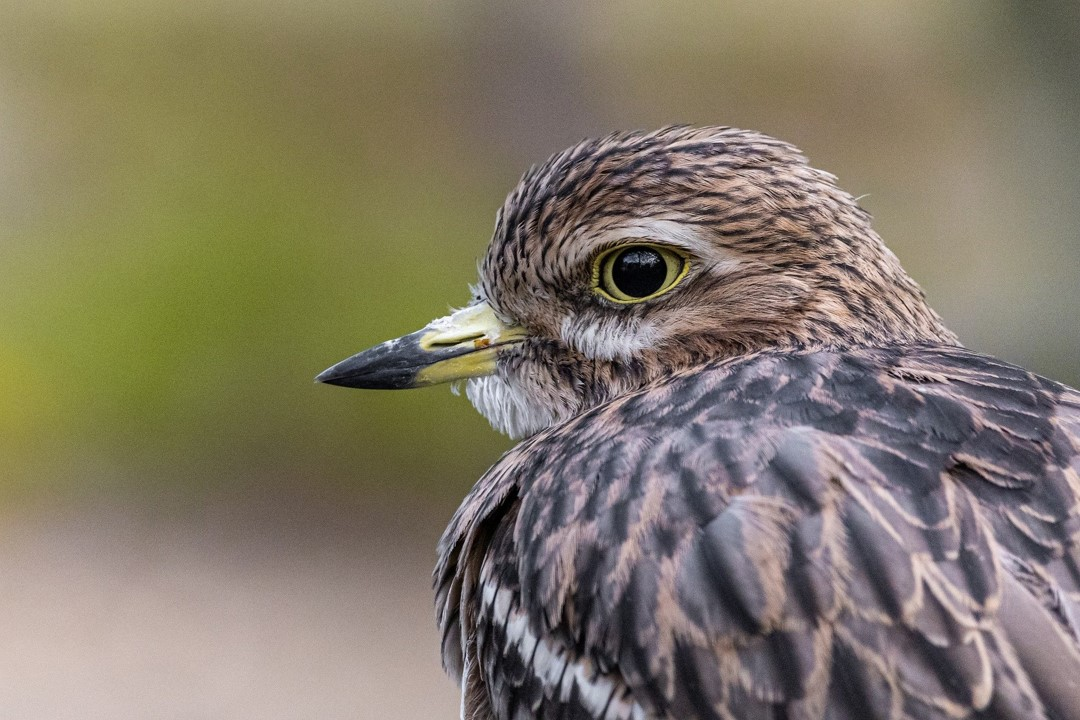
#> input picture AIstudy/아직 정리X/automation/sample_image.jpg, 1080 x 720 px
$ jupyter execute 04-pillow.ipynb   (shell and % lines are left out)
#> lines starting #> are read from the running program, lines starting #| are printed output that depends on the picture
[cell 1]
# 필요 라이브러리 설치

## pillow 기본

[cell 2]
# 대소문자 주의
from PIL import Image

img_path = './sample_image.jpg'
img = Image.open(img_path)
#> img is the input picture: PIL image 1080x720 RGB; mean R, G, B 130.5, 121.9, 104.6
img

[cell 3]
# Practice here!

[cell 4]
print(type(img))
#| <class 'PIL.JpegImagePlugin.JpegImageFile'>
print(img.format)
#| JPEG
print(img.size)
#| (1080, 720)

[cell 5]
# Practice here!

[cell 6]
# 이미지 객체의 속성 사용해서 이미지의 정보를 얻을 수 있습니다.

# 이미지 파일 경로 얻기: filename
# 이미지 파일 형식 얻기: format
# 이미지 모드 얻기: format

print(img.filename)
#| ./sample_image.jpg
print(img.format)
#| JPEG
print(img.mode)
#| RGB

[cell 7]
# Practice here!

[cell 8]
# 이미지 파일 사이즈 얻기: size
# 이미지 파일 너비 얻기: width
# 이미지 파일 높이 얻기: height

print(img.size)  # (width, height) 길이 2인 튜플로 반환
#| (1080, 720)
print(img.width)
#| 1080
print(img.height)
#| 720

# 우클릭으로 이미지 정보 확인

[cell 9]
# Practice here!

[cell 10]
# show() 함수는 화면에 이미지를 띄워서 보여줍니다.
# 기본 이미지 뷰어 앱이 실행

img_path = './sample_image.jpg'
img = Image.open(img_path)
img.show()

[cell 11]
# Practice here!

### resize()

[cell 12]
img_path = './sample_image.jpg'
img = Image.open(img_path)

# 이미지 객체에서만 동작합니다.
w, h = img.size  # (w, h)
#> w = 1080; h = 720
rs_img = img.resize((w, h))
rs_img

[cell 13]
# Practice here!

[cell 14]
rs_img = img.resize((w//2, h//2))
rs_img

[cell 15]
# Practice here!

[cell 16]
rs_img = img.resize((int(w/2), int(h/2)))
rs_img

[cell 17]
# Practice here!

[cell 18]
rs_img = img.resize((int(w//2), int(h//2)))
rs_img

[cell 19]
# Practice here!

### crop()

~~~python

crop_img = img.crop((left, upper, right, lower))

# (left, upper): 이미지에서 자르고자 하는 부분의 왼쪽 위 좌표
# (right, lower): 이미지에서 자르고자 하는 부분의 오른쪽 아래 좌표
# 위 2개의 좌표 정보를 1개의 튜플에 넣어 인자로 전달해야합니다.
~~~

[cell 20]
# Practice here!

[cell 21]
# 가운데 부분 자르기
w, h = img.size

cropped = img.crop((w // 3, h // 3, (w * 2) // 3, (h * 2) // 3))
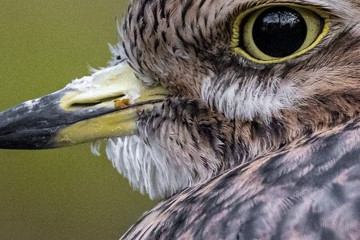
#> cropped: PIL image 360x240 RGB; mean R, G, B 113.7, 108.2, 94.3
cropped

[cell 22]
# Practice here!

### transpose()

~~~python
# 이미지 대칭 함수
flipped_img = img.transpose('대칭 또는 대칭 옵션')
# 이미지 좌우 대칭: Image.FLIP_LEFT_RIGHT
# 이미지 상하 대칭: Image.FLIP_TOP_BOTTO
~~~

[cell 23]
flip_lr_img = img.transpose(Image.FLIP_LEFT_RIGHT)
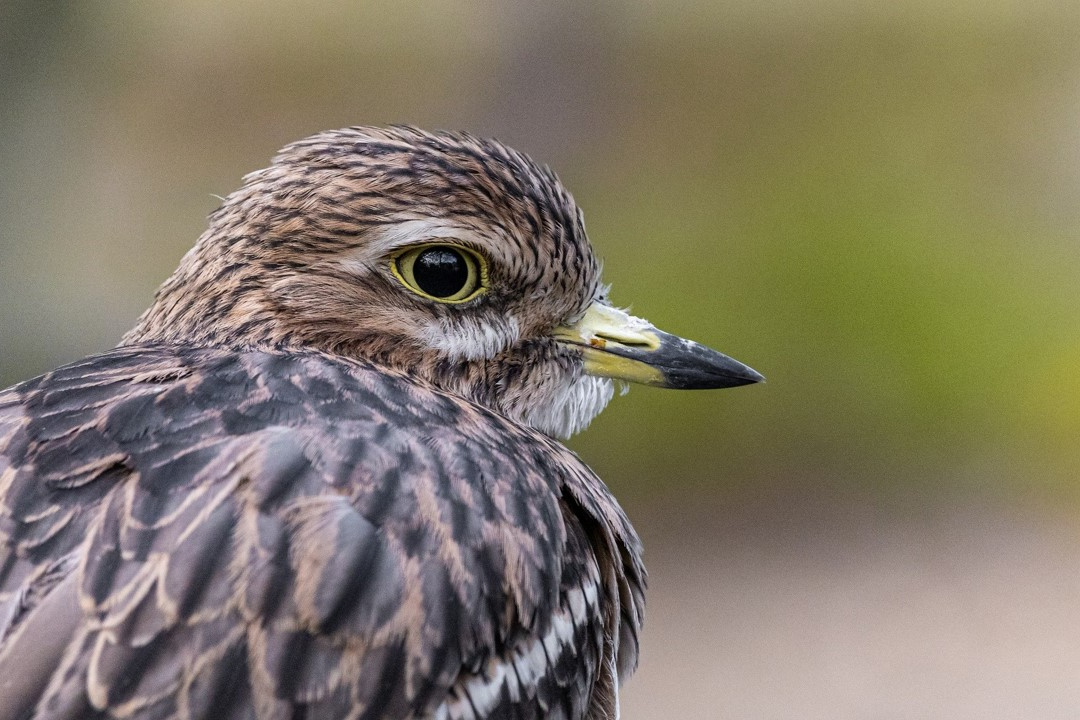
#> flip_lr_img: PIL image 1080x720 RGB; mean R, G, B 130.5, 121.9, 104.6
flip_lr_img.show()

flip_tb_img = img.transpose(Image.FLIP_TOP_BOTTOM)
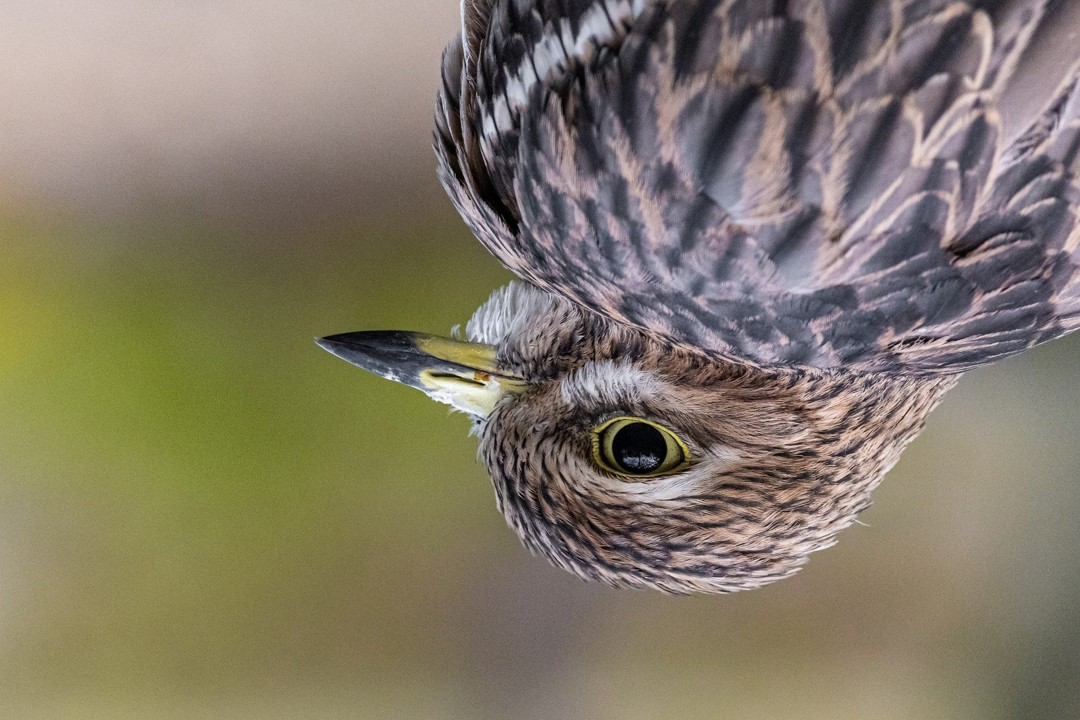
#> flip_tb_img: PIL image 1080x720 RGB; mean R, G, B 130.5, 121.9, 104.6
flip_tb_img.show()

[cell 24]
# Practice here!

### rotate()

~~~python
img.rotate(반시계 방향으로 회전할 각도)
# 이미지를 반시계방향으로 회전합니다
# 90, 180, 270이 아닌 각도로 회전하여 발생하는 여백에 대해서는 검은색으로 채워집니다.
# 원본 이미지의 범위를 벗어나는 부분은 삭제됩니다
~~~

[cell 25]
rot_img = img.rotate(45)
rot_img

[cell 26]
# Practice here!

[cell 27]
rot_img = img.rotate(-45)
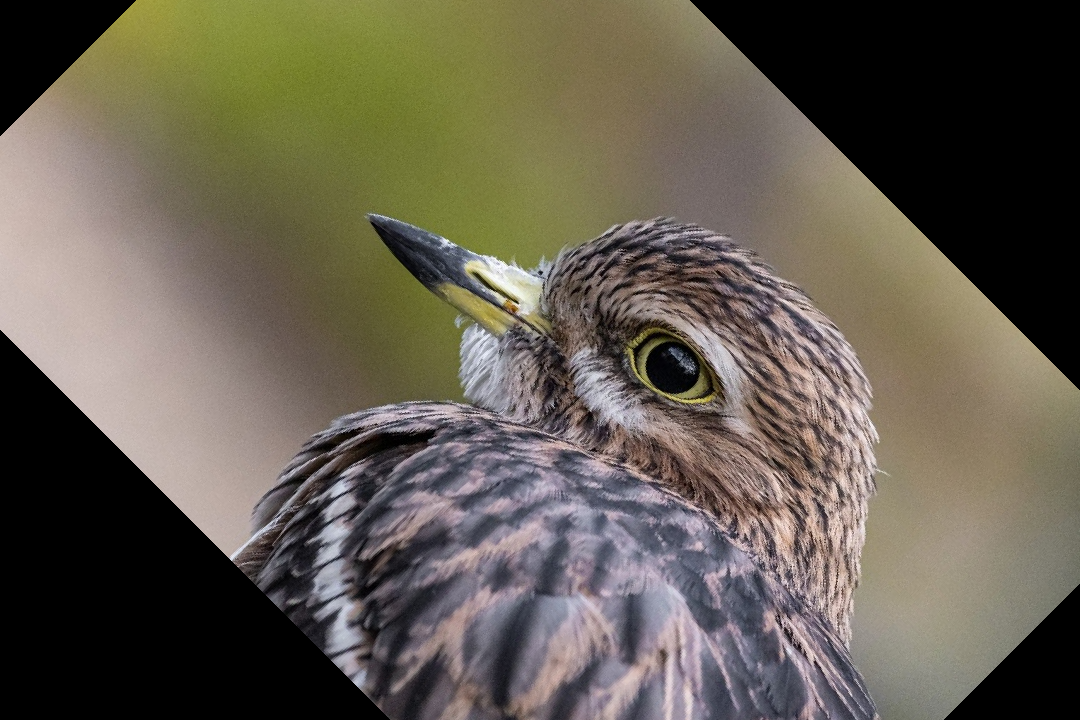
#> rot_img: PIL image 1080x720 RGB; mean R, G, B 100.5, 93.8, 80.7
rot_img

[cell 28]
# Practice here!

### save()

[cell 29]
import os

save_path = os.path.dirname(img_path) + '/fixed_img.jpg'
rot_img = img.rotate(45.6)
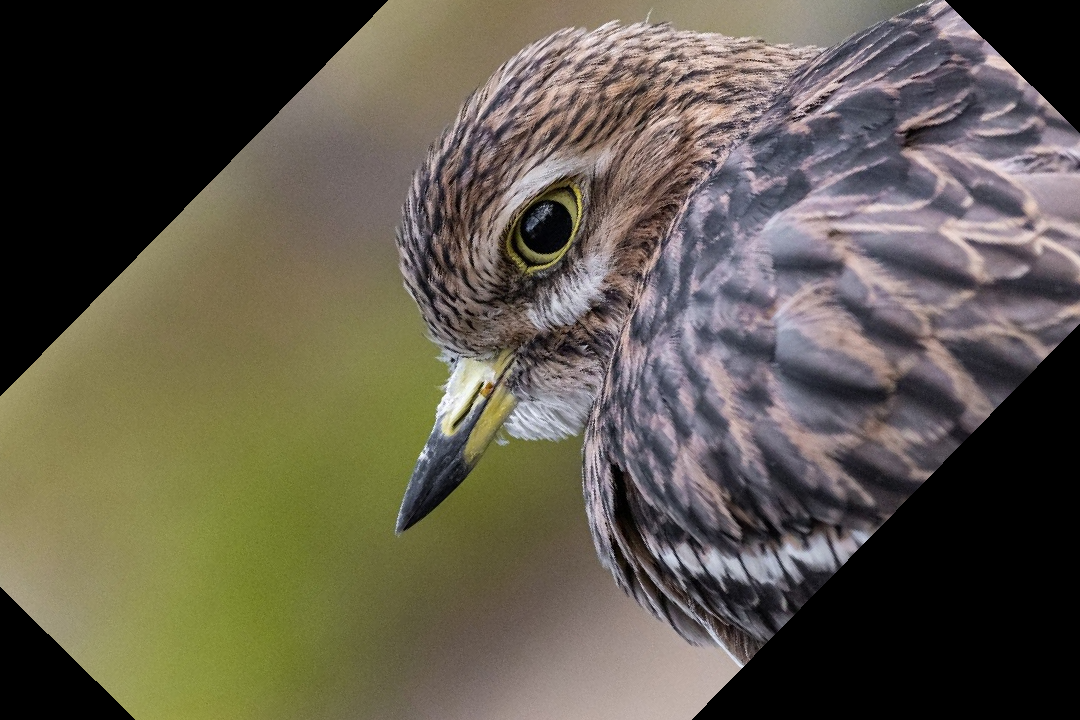
#> rot_img: PIL image 1080x720 RGB; mean R, G, B 95.9, 89.9, 76.7
rot_img.save(save_path)  # 이미지 객체를 전달한 경로로 저장

[cell 30]
# Practice here!

## 이미지에 도형 덧그리기

### ImageDraw.Draw.line()

[cell 31]
from PIL import Image, ImageDraw

~~~python
# img == 이미지 객체
draw = ImageDraw.Draw(img)

# 선 그리기
draw.line(선의 양 끝 좌표, fill=색상, width=선 굵기)

# 선의 양 끝점 좌표. 두 가지 형태가 가능: [x1, y1, x2, y2] 혹은 [(x1, y1), (x2, y2)]
# 좌표를 리스트가 아닌 튜플로 전달해도 됨. (x1, y1, x2, y2) 혹은 ((x1, y1), (x2, y2)) 도 가능
# 선의 색상. 두 가지 형태가 가능: “red”, “blue” 등의 색 명칭 혹은 (R, G, B) 색상 값
# (R, G, B) 색상 값은 튜플로 전달해야함.
# 선 굵기의 단위는 픽셀
~~~

[cell 32]
w, h = img.size

img = Image.open(img_path)

draw = ImageDraw.Draw(img)
# RGB 값으로
draw.line([0, 0, w, h], fill=(255, 0, 0), width=5)

# 컬러를 직접 입력
# 선의 순서는 상관 없음
#draw.line([0, h, w, 0], fill="red", width=5)
draw.line([w, 0, 0, h], fill="red", width=5)

img.show()

# ImageDraw.Draw 객체를 통해 그림을 덧그리면 ‘이미지 객체’가 수정되는 것이지, ‘이미지 파일’이 수정되는 것이 아닙니다.
# 따라서 덧그린 그림을 저장하고 싶다면 ‘Image.save()’ 함수를 이용해 파일로 저장해주어야 합니다.

[cell 33]
# Practice here!

### ImageDraw.Draw.rectangle()

~~~python
draw.rectangle(왼쪽위&오른쪽 아래 꼭지점 좌표, fill=채우기 색상, outline=외곽선 색상, width=외곽선 두께)

# 좌표 값: 왼쪽 위 좌표가 (x1, y1), 오른쪽 아래 좌표가 (x2, y2)라면 [x1, y1, x2, y2] 혹은 [(x1, y1), (x2, y2)] 값을 전달하면 됩니다.
# fill: 색상 이름 문자열 or (R, G, B) or None  # None값으로 지정하거나, 명시하지 않으면 채우기 없음
# outline: fill과 동일
~~~

[cell 34]
# 이미지를 9분할 하여 가운데 부분을 검게 칠하는 예제

img = Image.open(img_path)

w, h = img.size
xy = (w // 3, h // 3, (w * 2) // 3, (h * 2) // 3)
#> xy = (360, 240, 720, 480)

draw = ImageDraw.Draw(img)
draw.rectangle(xy, fill='black')

img.show()

[cell 35]
# Practice here!

### ImageDraw.Draw.ellipse()

~~~python
draw.ellipse(원과 외접하는 사각형의 좌표, fill=채우기 색상, outline=외곽선 색상, width=외곽선 두께)

# draw.ellipse는 원과 외접하는 사각형의 좌표를 통해 원을 표현합니다.
# [x1, y1, x2, y2] 혹은 [(x1, y1), (x2, y2)] 값을 전달하면 됩니다.
# fill: 색상 이름 문자열 or (R, G, B) or None  # None값으로 지정하거나, 명시하지 않으면 채우기 없음
# outline: fill과 동일
~~~

[cell 36]
img = Image.open(img_path)
w, h = img.size

draw = ImageDraw.Draw(img)
xy = [200, 200, 770, 500]
draw.ellipse(xy, outline=(0, 255, 0), width=5)

img.show()
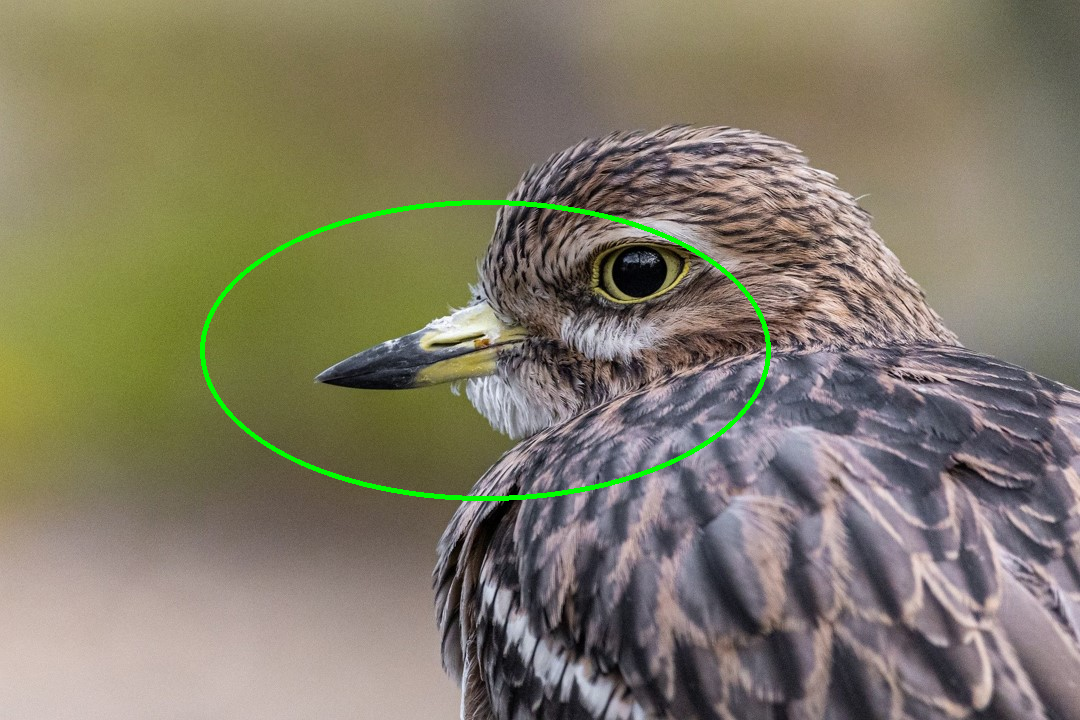
#> shown: PIL image 1080x720 RGB; mean R, G, B 129.5, 123.2, 103.8

$ run again, with AIstudy/아직 정리X/automation/sheeps.jpg copied over AIstudy/아직 정리X/automation/sample_image.jpg
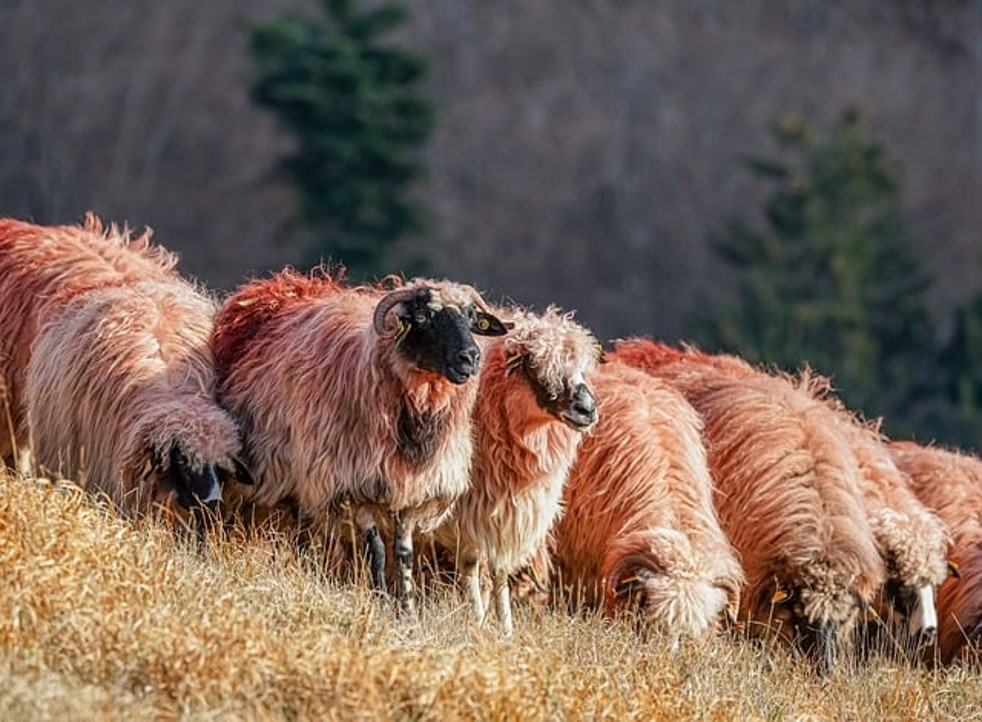
#> input picture AIstudy/아직 정리X/automation/sheeps.jpg, 982 x 722 px
#> img is the input picture: PIL image 982x722 RGB; mean R, G, B 121.6, 100.2, 87.7
#| <class 'PIL.JpegImagePlugin.JpegImageFile'>
#| JPEG
#| (982, 722)
#| ./sample_image.jpg
#| JPEG
#| RGB
#| (982, 722)
#| 982
#| 722
#> `rot_img = img.rotate(45.6)`:
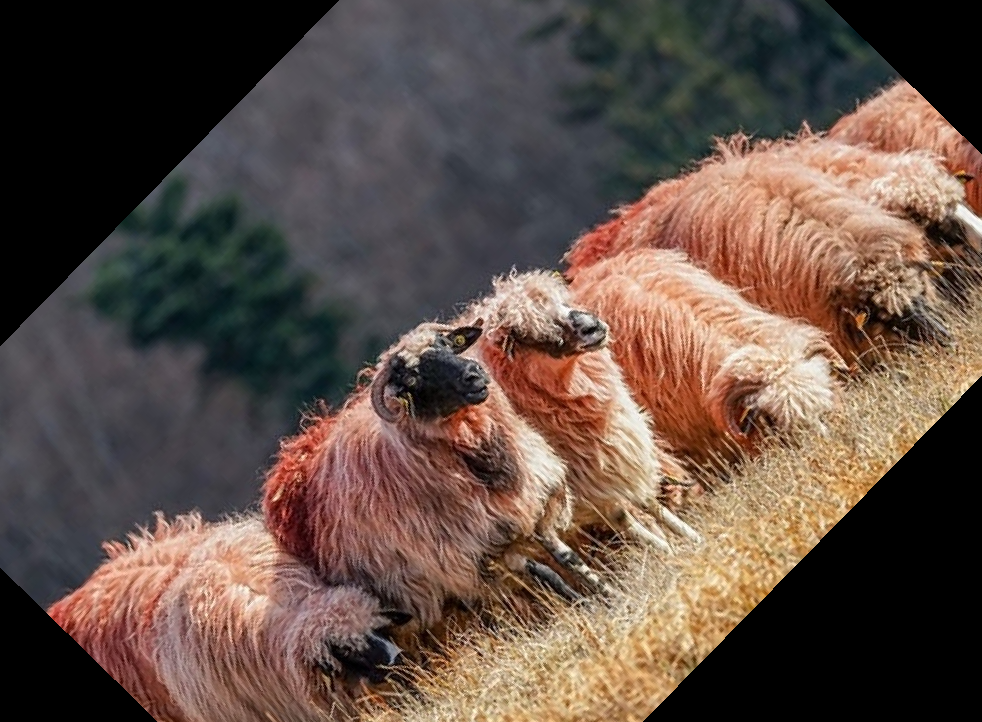
#> rot_img: PIL image 982x722 RGB; mean R, G, B 96.2, 78.5, 69.6
#> `img.show()`:
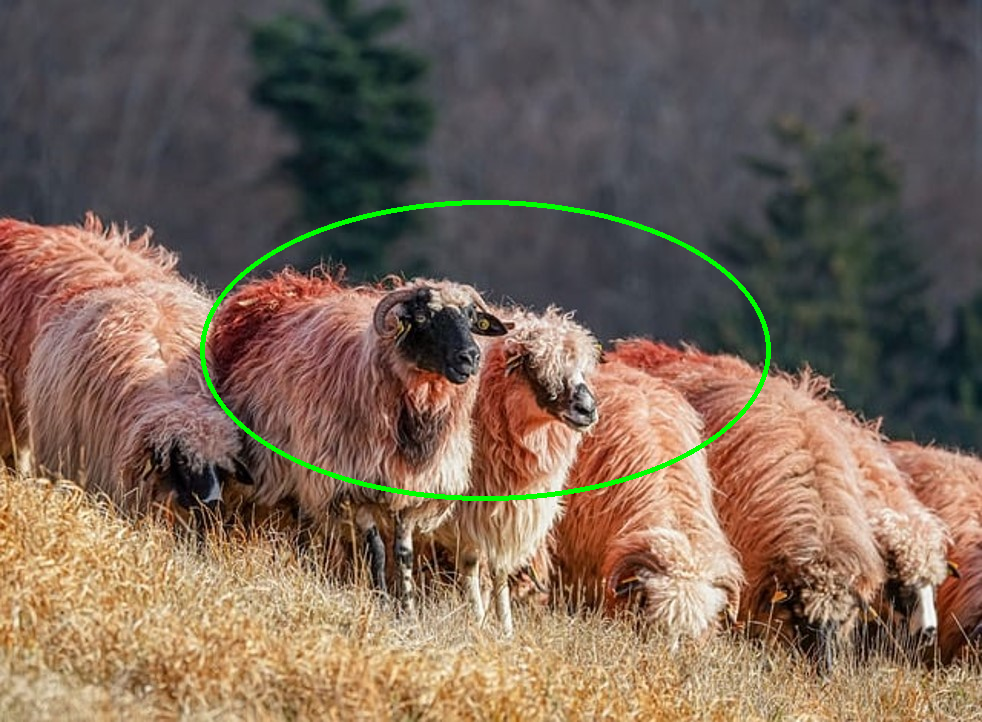
#> shown: PIL image 982x722 RGB; mean R, G, B 120.5, 101.7, 86.8
